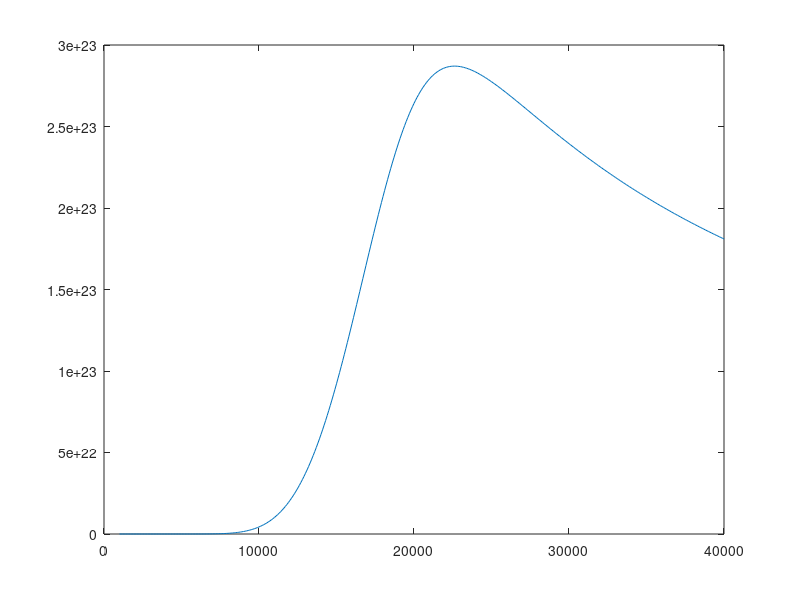

Recreate this plot in MATLAB.
%PLASMA ABSORPTION

% constants
kb=1.38*10^(-23); hs=1.054*10^(-34); h=hs*2*pi; e=1.602*10^(-19);
me=9.109*10^(-31); c0=2.997*10^8; ce=0.5772;
eps0=8.854*10^(-12);
pa=10^5;

c1=2*pi*me*kb; c1 = c1^1.5; c1 = c1/h/h/h;
d1=e^6/6/sqrt(3)/hs/me/me/c0/eps0^3*sqrt(me/2/pi/kb)*sqrt(3)/pi;
d3=kb/hs*4*exp(-ce);
aib=0;

fprintf(1,'c1 %3.2e    diff %3.2e\n',c1,c1/(2.409*10^21));

clear T1 ni1 aib1; 

%mat data - activate the one you use
%Wi=7.9*e; Z=26; %Fe
%Wi=7.6*e; Z=28; %Ni
%Wi=6.8*e; Z=24; %Cr
%Wi=11.3*e; Z=6; %C
Wi=15.8*e; Z=18; %Ar
%Wi=24.6*e; Z=2; %He
%Wi=13.6*e; Z=8; %O
%Wi=14.5*e; Z=7; %N

lambda=10.6*10^-6; %CO2-laser
%lambda=1.070*10^-6; %Fibre-laser
wL=c0/lambda*2*pi;

i=0;
for T=1000:100:40000
    i=i+1;
    n0=pa/kb/T;
    c2=exp(-Wi/kb/T);
    c3=T^1.5;
    c4=c1*c2*c3;
    p=c4; q=-n0*c4;
    ni=-p/2+sqrt(p*p/4-q); nn=n0-ni; ionperc=ni/n0; 


    T1(i)=T; ion(i)=ionperc; ni1(i)=ni; aib1(i)=aib;
    fprintf(1,'T %4.0f   ni %3.2e   ioniz %3.0f [prc]   aib %3.2f [1/cm]  A %3.2f [prc]\n',T,ni,ionperc*100,ion/100,(1-exp(-aib*10^-3))*100);
end

 
% for plotting two curves: plot(T1,ni1,T1,ni2);
hold off;

plot(T1,ni1); 
%plot(T1,aib1);

hold all;
